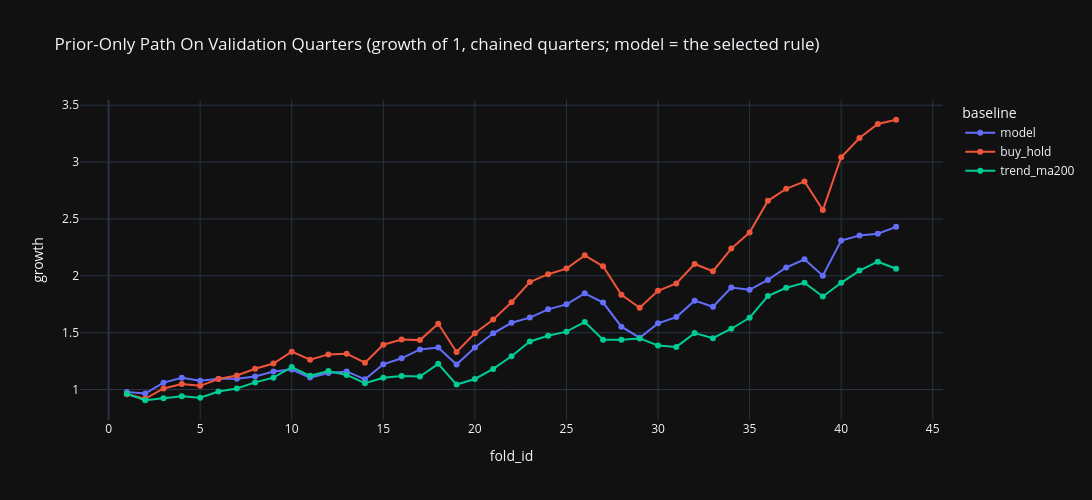

Notebook cell for this chart:
### Code cell
# CREATE A FIGURE OF THE PRIOR-ONLY PATH vs BUY AND HOLD (CHAINED QUARTERS)
plot_pdf = prior_baseline_pdf[prior_baseline_pdf["baseline"].isin(["model", "buy_hold", f"trend_ma{exp_config.TREND_RULE_MA_SESSIONS}"])] \
    .sort_values("fold_id").assign(growth=lambda df: df.groupby("baseline")["total_return"].transform(lambda s: np.cumprod(1 + s)))
fig = px.line(plot_pdf, x="fold_id", y="growth", color="baseline", markers=True, template="plotly_dark", width=1100, height=500,
              title="Prior-Only Path On Validation Quarters (growth of 1, chained quarters; model = the selected rule)")
fig.show()
# PREVIEW THE SELECTED RULE PER FOLD
selection_pdf[["fold_id", "ath_within", "rule", "pooled_valid_excess_return", "pooled_quarter_count"]].tail(12)

### Figure 1 — Plotly figure (JSON) as saved in the notebook; plotly's stock layout.template omitted (floating-point values rounded to 4 significant figures)
{"data": [{"hovertemplate": "baseline=model<br>fold_id=%{x}<br>growth=%{y}<extra></extra>", "legendgroup": "model", "line": {"color": "#636efa", "dash": "solid"}, "marker": {"symbol": "circle"}, "mode": "lines+markers", "name": "model", "orientation": "v", "showlegend": true, "type": "scatter", "x": [1, 2, 3, 4, 5, 6, 7, 8, 9, 10, 11, 12, 13, 14, 15, 16, 17, 18, 19, 20, 21, 22, 23, 24, 25, 26, 27, 28, 29, 30, 31, 32, 33, 34, 35, 36, 37, 38, 39, 40, 41, 42, 43], "xaxis": "x", "y": [0.9784, 0.965, 1.06, 1.103, 1.076, 1.095, 1.095, 1.114, 1.158, 1.176, 1.105, 1.146, 1.159, 1.089, 1.222, 1.274, 1.353, 1.369, 1.22, 1.37, 1.495, 1.587, 1.632, 1.705, 1.749, 1.846, 1.764, 1.552, 1.456, 1.582, 1.637, 1.781, 1.728, 1.896, 1.877, 1.963, 2.073, 2.145, 2.0, 2.31, 2.354, 2.37, 2.431], "yaxis": "y"}, {"hovertemplate": "baseline=buy_hold<br>fold_id=%{x}<br>growth=%{y}<extra></extra>", "legendgroup": "buy_hold", "line": {"color": "#EF553B", "dash": "solid"}, "marker": {"symbol": "circle"}, "mode": "lines+markers", "name": "buy_hold", "orientation": "v", "showlegend": true, "type": "scatter", "x": [1, 2, 3, 4, 5, 6, 7, 8, 9, 10, 11, 12, 13, 14, 15, 16, 17, 18, 19, 20, 21, 22, 23, 24, 25, 26, 27, 28, 29, 30, 31, 32, 33, 34, 35, 36, 37, 38, 39, 40, 41, 42, 43], "xaxis": "x", "y": [0.9579, 0.9183, 1.009, 1.048, 1.032, 1.093, 1.123, 1.183, 1.229, 1.333, 1.262, 1.309, 1.315, 1.236, 1.394, 1.44, 1.434, 1.578, 1.33, 1.494, 1.615, 1.768, 1.945, 2.014, 2.063, 2.18, 2.084, 1.833, 1.719, 1.868, 1.933, 2.104, 2.04, 2.239, 2.38, 2.659, 2.765, 2.83, 2.578, 3.043, 3.211, 3.334, 3.372], "yaxis": "y"}, {"hovertemplate": "baseline=trend_ma200<br>fold_id=%{x}<br>growth=%{y}<extra></extra>", "legendgroup": "trend_ma200", "line": {"color": "#00cc96", "dash": "solid"}, "marker": {"symbol": "circle"}, "mode": "lines+markers", "name": "trend_ma200", "orientation": "v", "showlegend": true, "type": "scatter", "x": [1, 2, 3, 4, 5, 6, 7, 8, 9, 10, 11, 12, 13, 14, 15, 16, 17, 18, 19, 20, 21, 22, 23, 24, 25, 26, 27, 28, 29, 30, 31, 32, 33, 34, 35, 36, 37, 38, 39, 40, 41, 42, 43], "xaxis": "x", "y": [0.9626, 0.9056, 0.9231, 0.9416, 0.9275, 0.982, 1.01, 1.063, 1.104, 1.198, 1.12, 1.162, 1.128, 1.055, 1.103, 1.118, 1.114, 1.226, 1.043, 1.093, 1.181, 1.293, 1.423, 1.473, 1.509, 1.594, 1.438, 1.437, 1.449, 1.388, 1.375, 1.496, 1.451, 1.534, 1.631, 1.822, 1.895, 1.939, 1.818, 1.938, 2.046, 2.124, 2.062], "yaxis": "y"}], "layout": {"height": 500, "legend": {"title": {"text": "baseline"}, "tracegroupgap": 0}, "title": {"text": "Prior-Only Path On Validation Quarters (growth of 1, chained quarters; model = the selected rule)"}, "width": 1100, "xaxis": {"anchor": "y", "domain": [0, 1], "title": {"text": "fold_id"}}, "yaxis": {"anchor": "x", "domain": [0, 1], "title": {"text": "growth"}}}}
